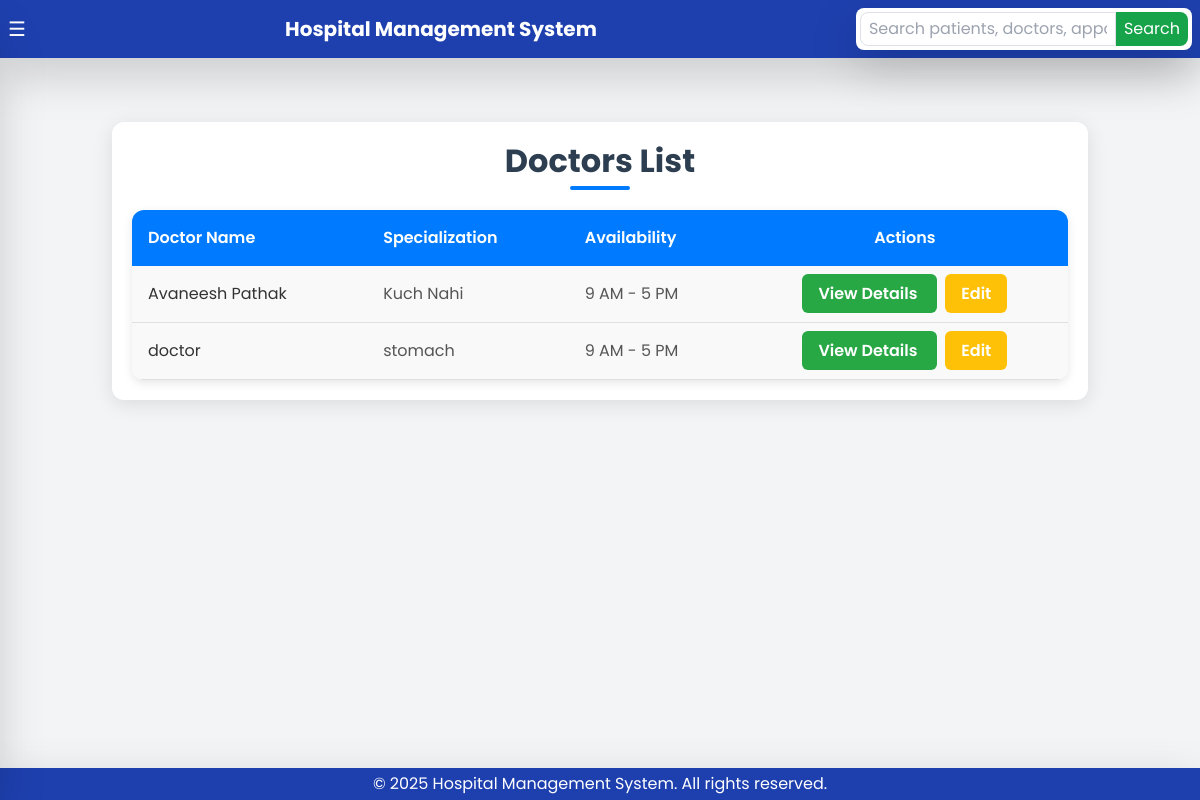
The app's page /doctors/ (signed in) with its own data.
### hms/models.py (models this page shows, shortened)
class Doctor(models.Model):
    created_at = models.DateTimeField(default=now)
    user = models.OneToOneField(CustomUser, on_delete=models.CASCADE, related_name="doctor")
    specialization = models.CharField(max_length=255)
    contact_number = models.CharField(max_length=15)
    availability = models.CharField(max_length=255, default="9 AM - 5 PM")

class CustomUser(AbstractUser):
    GENDER_CHOICES = (
        ('male', 'Male'),
        ('female', 'Female'),
        ('other', 'Other'),
    )
    full_name = models.CharField(max_length=255, blank=True, null=True)
    contact_number = models.CharField(max_length=15, blank=True, null=True)
    address = models.TextField(blank=True, null=True)
    gender = models.CharField(max_length=10, choices=GENDER_CHOICES, blank=True, null=True)
    groups = models.ManyToManyField(Group, related_name="customuser_groups", blank=True)
    user_permissions = models.ManyToManyField(Permission, related_name="customuser_permissions", blank=True)

### hms/views.py (the view)
# urls.py: path('doctors/', views.doctors, name='doctors'),
@login_required
def doctors(request):
    doctors = Doctor.objects.all()
    return render(request, 'hms/doctors.html', {'doctors': doctors})

### hms/templates/hms/doctors.html (shortened to what this page needs)
{% extends 'hms/base.html' %}
{% block content %}
    <div class="container" style="max-width: 1200px; margin: 40px auto; padding: 20px; border-radius: 12px; box-shadow: 0 4px 20px rgba(0, 0, 0, 0.1); background: #ffffff;">
        <h2 class="header" style="font-size: 32px; font-weight: 700; text-align: center; color: #2c3e50; margin-bottom: 30px; position: relative;">
            Doctors List
            <span style="position: absolute; bottom: -10px; left: 50%; transform: translateX(-50%); width: 60px; height: 4px; background: #007bff; border-radius: 2px;"></span>
        </h2>
        <table class="doctors-table" style="width: 100%; border-collapse: collapse; border-radius: 12px; overflow: hidden; box-shadow: 0 3px 10px rgba(0, 0, 0, 0.1);">
            <thead>
                <tr style="background-color: #007bff; color: white;">
                    <th style="padding: 16px; text-align: left; font-weight: 600;">Doctor Name</th>
                    <th style="padding: 16px; text-align: left; font-weight: 600;">Specialization</th>
                    <th style="padding: 16px; text-align: left; font-weight: 600;">Availability</th>
                    <th style="padding: 16px; text-align: center; font-weight: 600;">Actions</th>
                </tr>
            </thead>
            <tbody>
                {% for doctor in doctors %}
                    <tr style="background-color: #f9f9f9; transition: background 0.3s ease;">
                        <td style="padding: 16px; border-bottom: 1px solid #e0e0e0; color: #333;">{{ doctor.user.full_name }}</td>
                        <td style="padding: 16px; border-bottom: 1px solid #e0e0e0; color: #555;">{{ doctor.specialization }}</td>
                        <td style="padding: 16px; border-bottom: 1px solid #e0e0e0; color: #555;">{{ doctor.availability }}</td>
                        <td style="padding: 16px; border-bottom: 1px solid #e0e0e0; text-align: center;">
                            <a href="{% url 'doctor_detail' doctor.id %}"
                               class="action-btn view-btn"
                               style="text-decoration: none; background-color: #28a745; color: white; padding: 8px 16px; border-radius: 6px; font-weight: 600; transition: background 0.3s ease; margin-right: 8px;">
                                View Details
                            </a>
                            <a href="{% url 'update_doctor' doctor.id %}"
                               class="action-btn edit-btn"
                               style="text-decoration: none; background-color: #ffc107; color: white; padding: 8px 16px; border-radius: 6px; font-weight: 600; transition: background 0.3s ease;">
                                Edit
                            </a>
                        </td>
                    </tr>
                {% empty %}
                    <tr>
                        <td colspan="4" style="padding: 20px; text-align: center; color: #6c757d; font-style: italic;">
                            No doctors available.
                        </td>
                    </tr>
                {% endfor %}
            </tbody>
        </table>
    </div>
{% endblock %}

### hms/templates/hms/base.html (style rules this page uses)
body { font-family: 'Poppins', sans-serif; }

### records on screen
Doctor: user.full_name "Avaneesh Pathak", specialization "Kuch Nahi", availability "9 AM - 5 PM"
Doctor: user.full_name "doctor", specialization "stomach", availability "9 AM - 5 PM"
